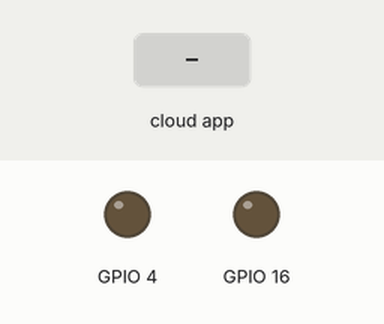
Recording of a sketch running on a simulated ESP32. On the bench: output pins drawn as LEDs (lit = HIGH). Inputs (shaded band) come from the test bench. WiFi joins after 1.5 s; servers stay silent unless stated; what the sketch prints to the serial monitor is not drawn.

Above: at 4.0 s.
4.1 s: the phone or cloud app sets White.Noise to 128
At 4.8 s:
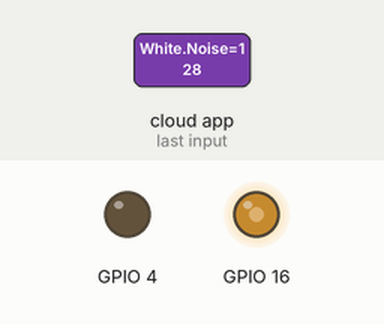
5.9 s: the phone or cloud app sets White.Noise to 255
At 7.4 s:
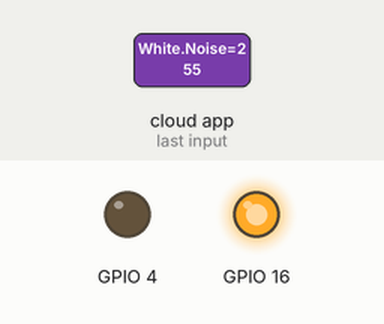
7.7 s: the phone or cloud app sets White.Noise to 0
At 8.1 s:
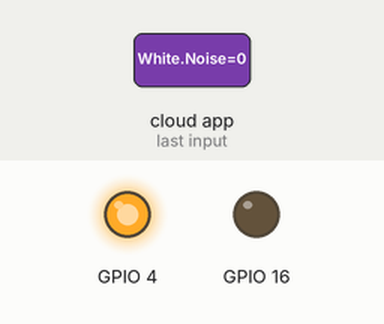
Timing chart, 0 to 10.7 s (numbered marks = the images above; inputs shaded):
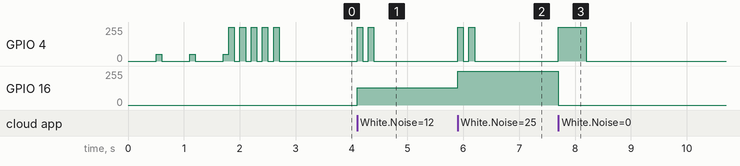

Measured:
- after the input at 4.1 s, GPIO 4: alternates 255/255 for 0.10 s and 0/255 for 0.10 s, 4 changes in all, then stays 0/255, starting at once; GPIO 16: 0/255 → 128/255 at once
- after the input at 5.9 s, GPIO 4: alternates 255/255 for 0.10 s and 0/255 for 0.10 s, 4 changes in all, then stays 0/255, starting at once; GPIO 16: 128/255 → 255/255 at once
- after the input at 7.7 s, GPIO 4: 0/255 → 255/255 at once, → 0/255 0.50 s later; GPIO 16: 255/255 → 0/255 at once

The sketch:

Snooz.ino
```cpp
#include <WiFi.h>

// ESP alexa library
//#define ESPALEXA_ASYNC
//#define ESPALEXA_DEBUG
//#define ESPALEXA_MAXDEVICES 3
#include <Espalexa.h>

// Configuration file
#include "config.h"

// LEDC channels for PWM pins
const int ledChannel_MTR = 0;
const int ledChannel_LED = 1;

// Callbacks and function prototype
void Callback_Snooz(EspalexaDevice* dev);

// Other global variables
Espalexa espalexa;


/*************************** Sketch Code ************************************/
void setup()
{
  Serial.begin(115200);
  Serial.println();
  Serial.println("Setup start");

  // Configure motor and LED
  // ledChannel, freq, resolution
  ledcSetup(ledChannel_MTR, 10000, 8);
  ledcSetup(ledChannel_LED, 10000, 8);

  // Atatch timer to pins
  // ledPin, ledChannel
  ledcAttachPin(16, ledChannel_MTR); // Motor
  ledcAttachPin(4, ledChannel_LED); // LEDs

  // Turn LED on
  ledcWrite(ledChannel_MTR, 0);
  ledcWrite(ledChannel_LED, 255);

  // Connect to WiFi access point.
  Serial.print("MAC Address: ");
  Serial.println(WiFi.macAddress());
  Serial.printf("Connecting to %s: .", WLAN_SSID);

  // Connect to wifi with timeout
  unsigned long conn_timeout = millis();
  WiFi.setSleep(false);
  WiFi.begin(WLAN_SSID, WLAN_PASS);
  ledcWrite(ledChannel_LED, 0);
  while ( WiFi.status() != WL_CONNECTED )
  {
    delay(500);
    Serial.print(".");

    // Pulse the LED
    ledcWrite(ledChannel_LED, 50);
    delay(100);
    ledcWrite(ledChannel_LED, 0);

    // Timeout?
    if ( (millis() - conn_timeout) > (30 * 1000) )
    {
      Serial.println();
      Serial.printf("Connect timeout. Status: %d; Rebooting \n", WiFi.status());
      ESP.restart();
    }
  }
  Serial.println();
  Serial.print("WiFi connected. IP address: ");
  Serial.println(WiFi.localIP());

  // Add alexa devices
  espalexa.addDevice("White Noise", Callback_Snooz, EspalexaDeviceType::onoff, 0);
  espalexa.begin();

  Serial.println("Setup end");

  for (int i=0; i<5; i++)
  {
    ledcWrite(ledChannel_LED, 255);
    delay(100);
    ledcWrite(ledChannel_LED, 0);
    delay(100);
  }
}


// Main loop is running on core 1 by default
void loop()
{
  espalexa.loop();

  // Short delay
  delay(1);
}


// ================================================================
// Alexa Snooz Callback
void Callback_Snooz(EspalexaDevice* d)
{
  Serial.printf("Callback. Device:%s; Bright:%d, Red:%d, Green:%d, Blue:%d \n", d->getName(), d->getValue(), d->getR(), d->getG(), d->getB());

  // Stop the motor if command is less than 25%
  if (d->getValue() <= 65)
  {
    ledcWrite(ledChannel_MTR, 0);

    // Show it on LED
    ledcWrite(ledChannel_LED, 255);
    delay(500);
    ledcWrite(ledChannel_LED, 0);
  }
  else
  {
    // Just update PWM value
    ledcWrite(ledChannel_MTR, d->getValue());

    // Blink LEDs to confirm the command
    for (int i=0; i<2; i++)
    {
      ledcWrite(ledChannel_LED, 255);
      delay(100);
      ledcWrite(ledChannel_LED, 0);
      delay(100);
    }
  }


}
```

config_example.h
```cpp
#ifndef CONFIG_H_
#define CONFIG_H_

// Rename me to config.h

/************************* WiFi Access Point *********************************/
#define WLAN_SSID "<SSID>>"
#define WLAN_PASS "<Password>>"


#endif
```
